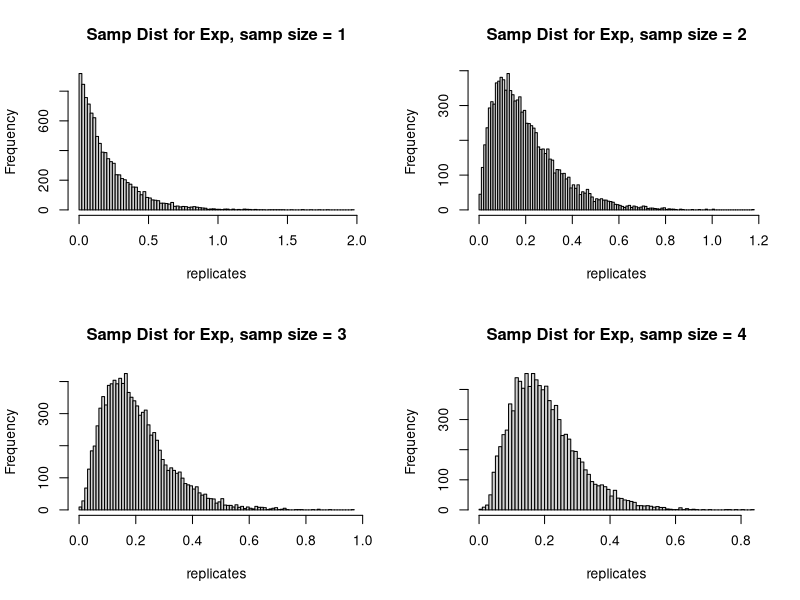
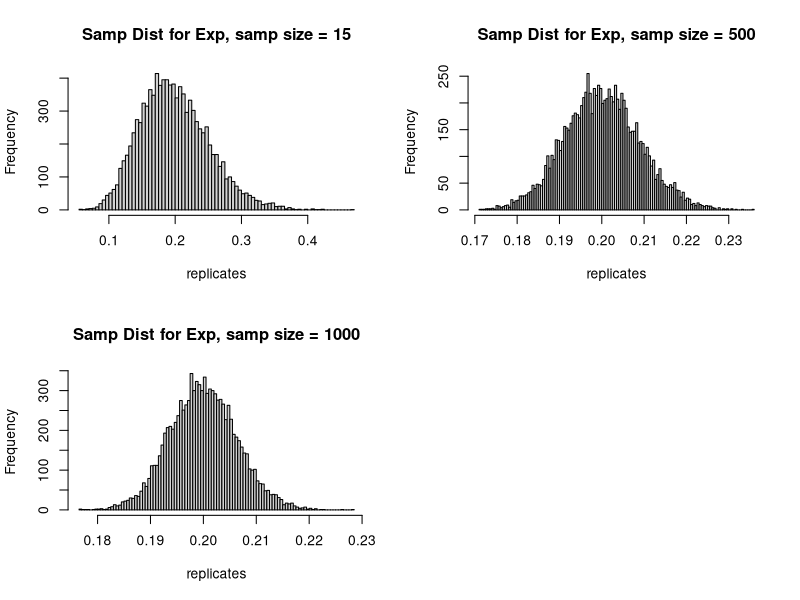

Write R code to recreate these figures, in order.
## ---- chunk 1
sample(c(1,2,3,4,5,6), 1) + sample(c(1,2,3,4,5,6), 1)
## ---- chunk 2
n <- 10000
sum_die <- replicate(n, sum(sample.int(6, 2, replace = TRUE)))
print(sum_die)
## ---- chunk 3
frequencies <- table(sum_die) / 10000
print(frequencies)
## ---- chunk 4
frequencies[names(frequencies) == 4]
# The theoretical value for P(sum = 4) obtained from the homework is 1/12. 
# The empirical probabilities obtained match that closely - it is usually within
# .010
## ---- chunk 5
exactly_one_cell <- function(n) {
  num_filled_cells = length(unique(sample.int(n, n, replace = TRUE)))
  if (num_filled_cells == n-1){
    return(TRUE)
  }
  return(FALSE)
}
## ---- chunk 6
n <- 3
#balls_to_cell_exp <- replicate(100000, exactly_one_cell(n))
#mean(balls_to_cell_exp)
theoretical_value <- choose(n, 2)*factorial(n)/(n^n)
theoretical_value
## ---- chunk 7
  samp_sizes  <- c(1, 2, 3, 4, 15, 500, 1000)
  
  par(mfrow=c(2,2))
  for(size in samp_sizes){
    replicates <- replicate(10000, {
      mean(rexp(size, rate = 5))
    })
    hist(replicates, breaks = 100,
         main = paste("Samp Dist for Exp, samp size =", size ))
}
## ---- chunk 8

## ---- chunk 9

## ---- chunk 10

## ---- chunk 11

## ---- chunk 12

## ---- chunk 13

## ---- chunk 14

## ---- chunk 15
mean_estimate_two_samps <- function(delta){
  samp1 <- rnorm(10, mean = 2, sd = 3)
samp2 <- rnorm(20, mean = 2, sd = 6)
  return(delta*mean(samp1) + (1-delta)*mean(samp2))
}
## ---- chunk 16
B <- 100000
means <- replicate(B,mean_estimate_two_samps(3/4))
## ---- chunk 17
mean(means)
var(means)
## ---- chunk 18
delta <- 3/4

var <- delta^2*(3^2)/10 + (1-delta)^2*(8^2)/20
var
## ---- chunk 19

## ---- chunk 20

## ---- chunk 21

## ---- chunk 22
